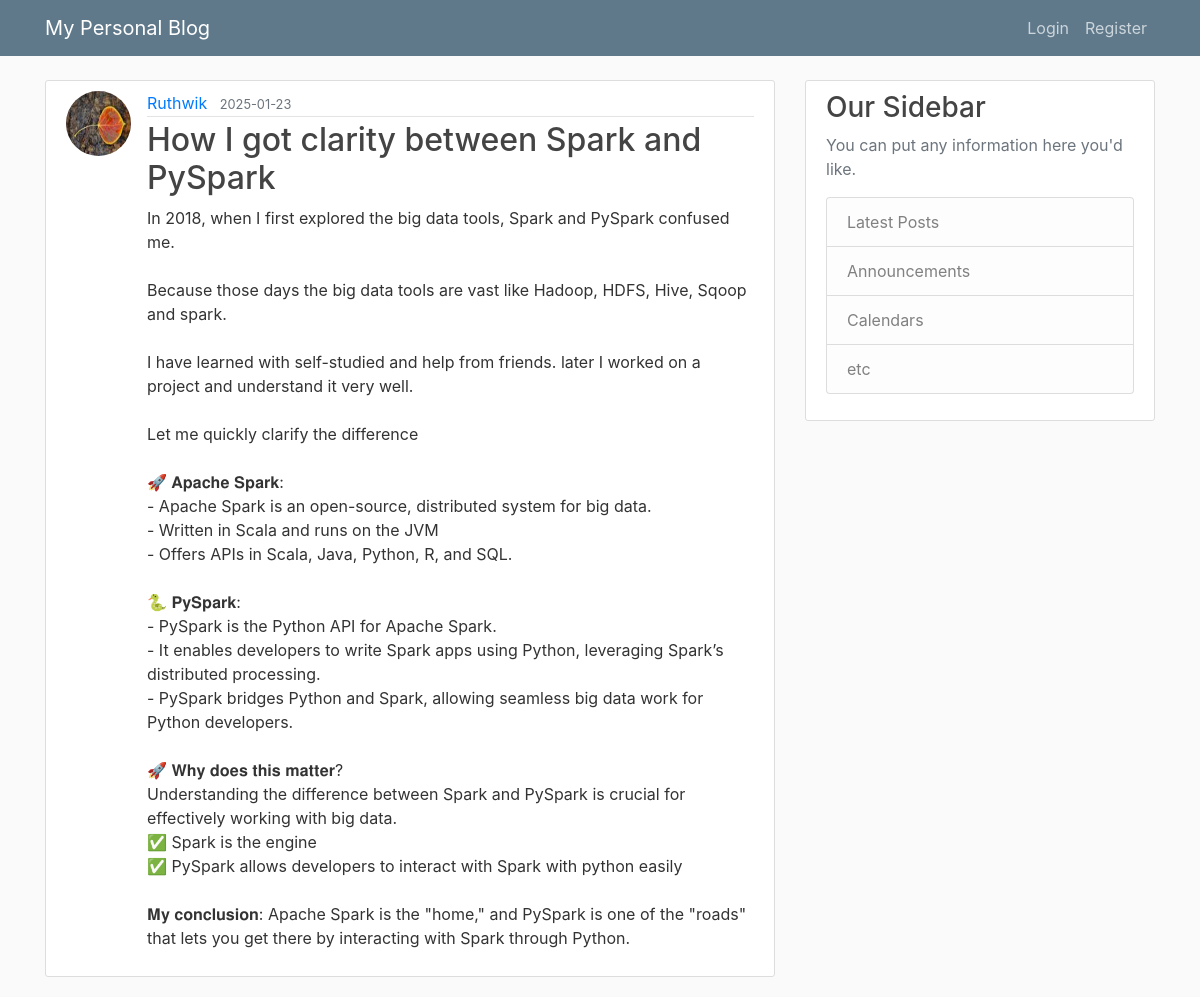
/post/6, run on the app's committed database.
### flaskblog/models.py (models this page shows, shortened)
class User(db.Model, UserMixin):
    id = db.Column(db.Integer, primary_key=True)
    username = db.Column(db.String(20), unique=True, nullable=False)
    email = db.Column(db.String(120), unique=True, nullable=False)
    image_file = db.Column(db.String(20), nullable=False, default='default.png')
    password = db.Column(db.String(60), nullable=False)
    posts = db.relationship('Post', backref='author', lazy=True)

class Post(db.Model):
    id = db.Column(db.Integer, primary_key=True)
    title = db.Column(db.String(120), nullable=False)
    date_posted = db.Column(db.DateTime, nullable=False, default=datetime.utcnow)
    content = db.Column(db.Text, nullable=False)
    user_id = db.Column(db.Integer, db.ForeignKey('user.id') , nullable=False)

### flaskblog/routes.py (the view)
@app.route("/post/<int:post_id>")
def post(post_id):
    post = Post.query.get_or_404(post_id)
    return render_template('post.html', title = post.title, post=post)

### flaskblog/templates/post.html (shortened to what this page needs)
{% extends "layout.html" %}
{% block content %}
    <article class="media content-section">
        <img class="rounded-circle article-img" src="{{ url_for('static', filename='profile_pics/' + post.author.image_file) }}">
        <div class="media-body">
        <div class="article-metadata">
            <a class="mr-2" href="#">{{ post.author.username }}</a>
            <small class="text-muted">{{ post.date_posted.strftime('%Y-%m-%d') }}</small>
        </div>
        <h2 class="article-title">{{ post.title }}</h2>
        <p class="article-content">{{ post.content }}</p>
        </div>
    </article>
{% endblock content%}

### flaskblog/static/main.css (style rules this page uses)
body { background: #fafafa; color: #333333; margin-top: 5rem; }
h1, h2, h3, h4, h5, h6 { color: #444444; }
.content-section { background: #ffffff; padding: 10px 20px; border: 1px solid #dddddd; border-radius: 3px; margin-bottom: 20px; }
.article-title { color: #444444; }
.article-content { white-space: pre-line; }
.article-img { height: 65px; width: 65px; margin-right: 16px; }
.article-metadata { padding-bottom: 1px; margin-bottom: 4px; border-bottom: 1px solid #e3e3e3 }

### data on the page
User: image_file (picture), author.username "Ruthwik"
Post: date_posted "2025-01-23", title "How I got clarity between Spark and PySpark", content "In 2018, when I first explored the big data tools, Spark and PySpark confused me. Because those days the big data tools are vast like Hadoop, HDFS, Hive, Sqoop and spark. I have learned with self-studied and help from friends. later I worked on a project and understand it very well. Let me quickly clarify the difference 🚀 𝐀𝐩𝐚𝐜𝐡𝐞 𝐒𝐩𝐚𝐫𝐤: - Apache Spark is an open-source, distributed system for big data. - Written in Scala and runs on the JVM - Offers APIs in Scala, Java, Python, R, and SQL. 🐍 𝐏𝐲𝐒𝐩𝐚𝐫𝐤: - PySpark is the Python API for Apache Spark. - It enables developers to write Spark apps using Python, leveraging Spark’s distributed processing. - PySpark bridges Python and Spark, allowing…"
